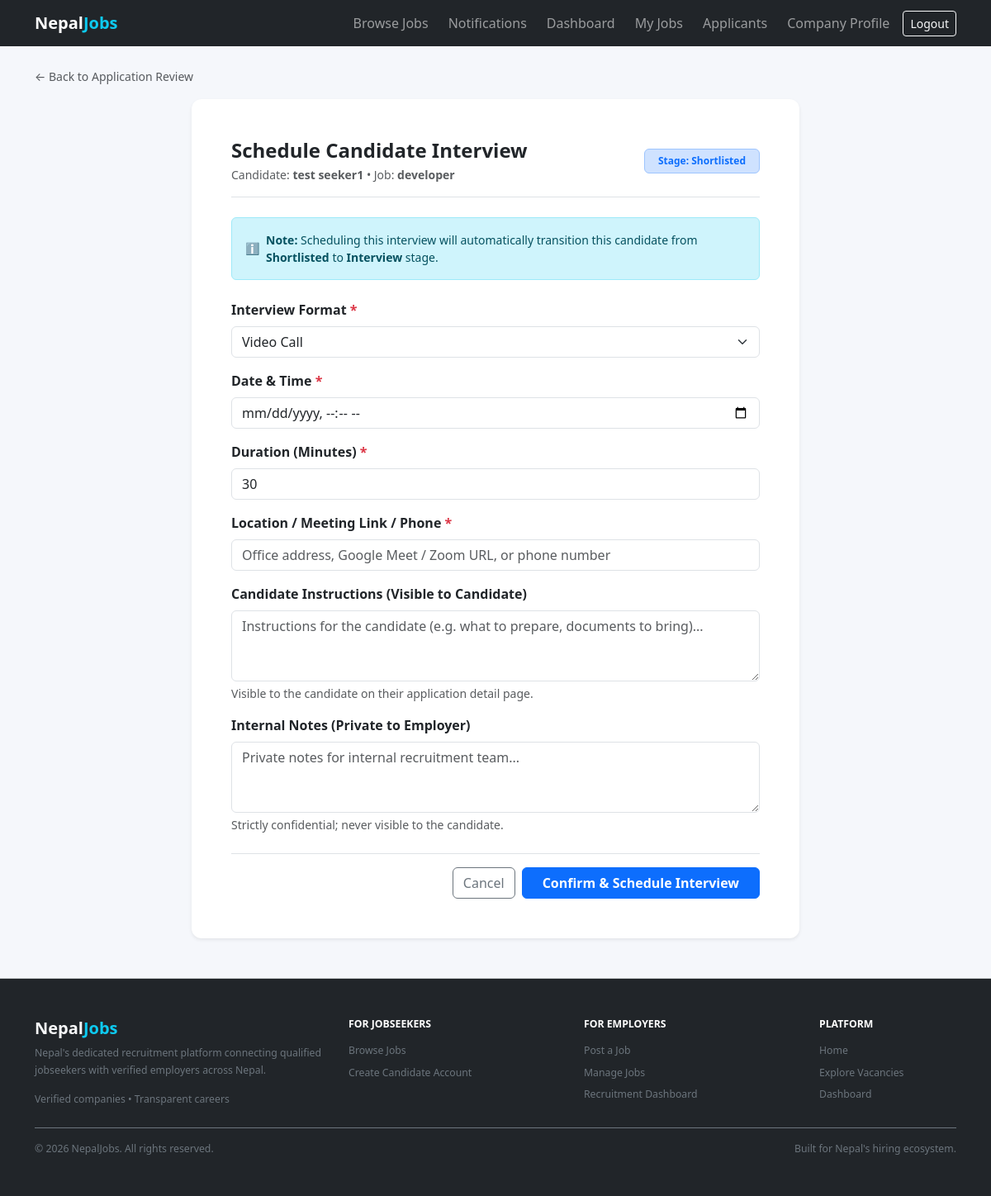
/applications/employer/applications/1/schedule-interview/ (signed in), run on the app's committed database.
### applications/models.py (models this page shows, shortened)
class Application(models.Model):
    class Status(models.TextChoices):
        APPLIED = "applied", "Applied"
        UNDER_REVIEW = "under_review", "Under Review"
        SHORTLISTED = "shortlisted", "Shortlisted"
        INTERVIEW = "interview", "Interview"
        SELECTED = "selected", "Selected"
        REJECTED = "rejected", "Rejected"
    VALID_TRANSITIONS = {
        Status.APPLIED: [
            Status.UNDER_REVIEW,
            Status.REJECTED,
        ],
        Status.UNDER_REVIEW: [
            Status.SHORTLISTED,
            Status.REJECTED,
        ],
        Status.SHORTLISTED: [
            Status.INTERVIEW,
            Status.REJECTED,
        ],
        Status.INTERVIEW: [
            Status.SELECTED,
            Status.REJECTED,
        ],
        Status.SELECTED: [],
        Status.REJECTED: [],
    }
    job = models.ForeignKey(
        "jobs.Job",
        on_delete=models.CASCADE,
        related_name="applications",
    )
    jobseeker = models.ForeignKey(
        "accounts.JobseekerProfile",
        on_delete=models.CASCADE,
        related_name="applications",
    )
    cv = models.ForeignKey(
        "accounts.CV",
        on_delete=models.SET_NULL,
        null=True,
        blank=True,
        related_name="applications",
    )
    cover_letter = models.TextField(blank=True)
    status = models.CharField(
        max_length=20,
        choices=Status.choices,
        default=Status.APPLIED,
        db_index=True,
    )
    created_at = models.DateTimeField(auto_now_add=True)
    updated_at = models.DateTimeField(auto_now=True)
    class Meta:
        ordering = ["-created_at"]
        constraints = [
            models.UniqueConstraint(
                fields=["job", "jobseeker"],
                name="unique_job_application",
            ),
        ]
        indexes = [
            models.Index(fields=["status"]),
            models.Index(fields=["job", "status"]),
            models.Index(fields=["jobseeker", "-created_at"]),
        ]

### accounts/models.py (models this page shows, shortened)
class JobseekerProfile(models.Model):
    user = models.OneToOneField(User, on_delete=models.CASCADE, related_name="jobseeker_profile")
    phone = models.CharField(max_length=20, blank=True)
    location = models.CharField(max_length=100, blank=True)
    summary = models.TextField(blank=True)
    skills = models.ManyToManyField("Skill", blank=True, related_name="jobseekers")

class User(AbstractUser):
    class Role(models.TextChoices):
        JOBSEEKER = "jobseeker", "Jobseeker"
        EMPLOYER = "employer", "Employer"
    email = models.EmailField(unique=True)
    role = models.CharField(max_length=10, choices=Role.choices, default=Role.JOBSEEKER)
    @property
    def is_jobseeker(self):
        return self.role == self.Role.JOBSEEKER
    @property
    def is_employer(self):
        return self.role == self.Role.EMPLOYER

### jobs/models.py (models this page shows, shortened)
class Job(models.Model):
    class EmploymentType(models.TextChoices):
        FULL_TIME = "full_time", "Full-time"
        PART_TIME = "part_time", "Part-time"
        CONTRACT = "contract", "Contract"
        INTERNSHIP = "internship", "Internship"
        FREELANCE = "freelance", "Freelance"
    class Status(models.TextChoices):
        DRAFT = "draft", "Draft"
        PUBLISHED = "published", "Published"
        CLOSED = "closed", "Closed"
    employer = models.ForeignKey(
        "accounts.EmployerProfile",
        on_delete=models.CASCADE,
        related_name="jobs",
    )
    title = models.CharField(max_length=200)
    description = models.TextField()
    responsibilities = models.TextField(blank=True)
    category = models.ForeignKey(
        "jobs.Category",
        on_delete=models.PROTECT,
        related_name="jobs",
    )
    location = models.ForeignKey(
        "jobs.Location",
        on_delete=models.PROTECT,
        related_name="jobs",
    )
    is_remote = models.BooleanField(
        default=False,
        help_text="Check if remote work is permitted for this position.",
    )
    employment_type = models.CharField(
        max_length=20,
        choices=EmploymentType.choices,
        default=EmploymentType.FULL_TIME,
    )
    salary_min = models.PositiveIntegerField(null=True, blank=True)
    salary_max = models.PositiveIntegerField(null=True, blank=True)
    is_salary_negotiable = models.BooleanField(default=False)
    experience_years_min = models.PositiveIntegerField(default=0)
    education_level = models.CharField(
        max_length=20,
        choices=Education.Level.choices,
        blank=True,
    )
    required_skills = models.ManyToManyField(
        "accounts.Skill",
        blank=True,
        related_name="jobs",
    )
    vacancies = models.PositiveIntegerField(
        default=1,
        validators=[MinValueValidator(1)],
    )
    application_deadline = models.DateField()
    status = models.CharField(
        max_length=20,
        choices=Status.choices,
        default=Status.DRAFT,
    )
    created_at = models.DateTimeField(auto_now_add=True)
    updated_at = models.DateTimeField(auto_now=True)
    published_at = models.DateTimeField(null=True, blank=True)
    objects = JobQuerySet.as_manager()
    class Meta:
        ordering = ["-created_at"]
        indexes = [
            models.Index(fields=["status", "application_deadline"]),
            models.Index(fields=["-created_at"]),
            models.Index(fields=["employment_type"]),
        ]

### applications/views.py (the view, shortened to what this page needs)
# urls.py: path("employer/applications/<int:pk>/schedule-interview/", views.EmployerScheduleInterviewView.as_view(), name="employer_schedule_interview"),
class EmployerScheduleInterviewView(AsViewCacheMixin, ApprovedEmployerRequiredMixin, View):
    template_name = "applications/employer_interview_form.html"
    def _get_application(self, request, pk):
        employer = request.user.employer_profile
        return get_object_or_404(
            Application.objects.select_related("job", "job__employer", "jobseeker__user"),
            pk=pk,
            job__employer=employer,
        )
    def _validate_application_stage(self, request, application):
        if application.status not in (Application.Status.SHORTLISTED, Application.Status.INTERVIEW):
            messages.error(
                request,
                f"Interviews can only be scheduled for applications in 'Shortlisted' or 'Interview' stage, not '{application.get_status_display()}'.",
            )
            return redirect("employer_application_detail", pk=application.pk)
        if application.interviews.filter(status=Interview.InterviewStatus.SCHEDULED).exists():
            messages.warning(
                request,
                "This application already has an active scheduled interview. Please reschedule or cancel it instead.",
            )
            return redirect("employer_application_detail", pk=application.pk)
        return None
    def get(self, request, pk, *args, **kwargs):
        application = self._get_application(request, pk)
        early_redirect = self._validate_application_stage(request, application)
        if early_redirect:
            return early_redirect
        form = InterviewScheduleForm()
        return render(
            request,
            self.template_name,
            {
                "form": form,
                "application": application,
                "action": "schedule",
            },
        )

### accounts/mixins.py (called while the page is built)
    def test_func(self):
        user = self.request.user
        if not user.is_authenticated:
            return False
        if user.role != User.Role.EMPLOYER:
            return False
        try:
            profile = user.employer_profile
        except Exception:
            return False
        return bool(profile and profile.is_approved)

### accounts/models.py (called while the page is built)
    @property
    def is_approved(self):
        return self.verification_status == self.VerificationStatus.APPROVED

### notifications/context_processors.py (called while the page is built)
def unread_notifications_count(request):
    if getattr(request, "user", None) and request.user.is_authenticated:
        count = request.user.notifications.filter(is_read=False).count()
    else:
        count = 0
    return {"unread_notifications_count": count}

### templates/applications/employer_interview_form.html (shortened to what this page needs)
{% extends 'base.html' %}
{% block content %}
<div class="mb-3">
  <a href="{% url 'employer_application_detail' application.pk %}" class="text-decoration-none small text-muted">
    &larr; Back to Application Review
  </a>
</div>
<div class="row justify-content-center">
  <div class="col-lg-8">
    <div class="card shadow-sm border-0 mb-4">
      <div class="card-body p-4 p-md-5">
        <div class="d-flex justify-content-between align-items-center border-bottom pb-3 mb-4">
          <div>
            <h2 class="h4 fw-bold mb-1">
              {% if action == 'reschedule' %}Reschedule Interview{% else %}Schedule Candidate Interview{% endif %}
            </h2>
            <p class="text-muted small mb-0">
              Candidate: <strong>{{ application.jobseeker.user.get_full_name|default:application.jobseeker.user.username }}</strong> &bull;
              Job: <strong>{{ application.job.title }}</strong>
            </p>
          </div>
          <div>
            <span class="badge bg-primary-subtle text-primary border border-primary-subtle px-3 py-2">
              Stage: {{ application.get_status_display }}
            </span>
          </div>
        </div>
        {% if application.status == 'shortlisted' and action == 'schedule' %}
          <div class="alert alert-info small mb-4 d-flex align-items-center gap-2">
            <span>&#8505;&#65039;</span>
            <div>
              <strong>Note:</strong> Scheduling this interview will automatically transition this candidate from
              <strong>Shortlisted</strong> to <strong>Interview</strong> stage.
            </div>
          </div>
        {% endif %}
        <form method="post" novalidate>
          {% include 'includes/form_fields.html' %}
          <div class="d-flex gap-2 justify-content-end mt-4 pt-3 border-top">
            <a href="{% url 'employer_application_detail' application.pk %}" class="btn btn-outline-secondary">
              Cancel
            </a>
            <button type="submit" class="btn btn-primary fw-semibold px-4">
              {% if action == 'reschedule' %}Update Schedule{% else %}Confirm &amp; Schedule Interview{% endif %}
            </button>
          </div>
        </form>
      </div>
    </div>
  </div>
</div>
{% endblock %}

### static/css/styles.css (style rules this page uses)
:root { --nj-dark: #0f172a; --nj-bg: #f5f7fb; --nj-muted: #64748b; }
body { background: var(--nj-bg); }
.card { border: 0; border-radius: 0.75rem; box-shadow: 0 1px 3px rgba(15, 23, 42, 0.08), 0 4px 12px rgba(15, 23, 42, 0.04); }

### data on the page
Application: jobseeker.user.get_full_name "test seeker1", job "developer", status "Shortlisted"

### other printed values
{{ field.label }} "Interview Format" "Date & Time" "Duration (Minutes)" "Location / Meeting Link / Phone" "Candidate Instructions (Visible to Candidate)" "Internal Notes (Private to Employer)"
{{ field.help_text|safe }} "Visible to the candidate on their application detail page." "Strictly confidential; never visible to the candidate."
